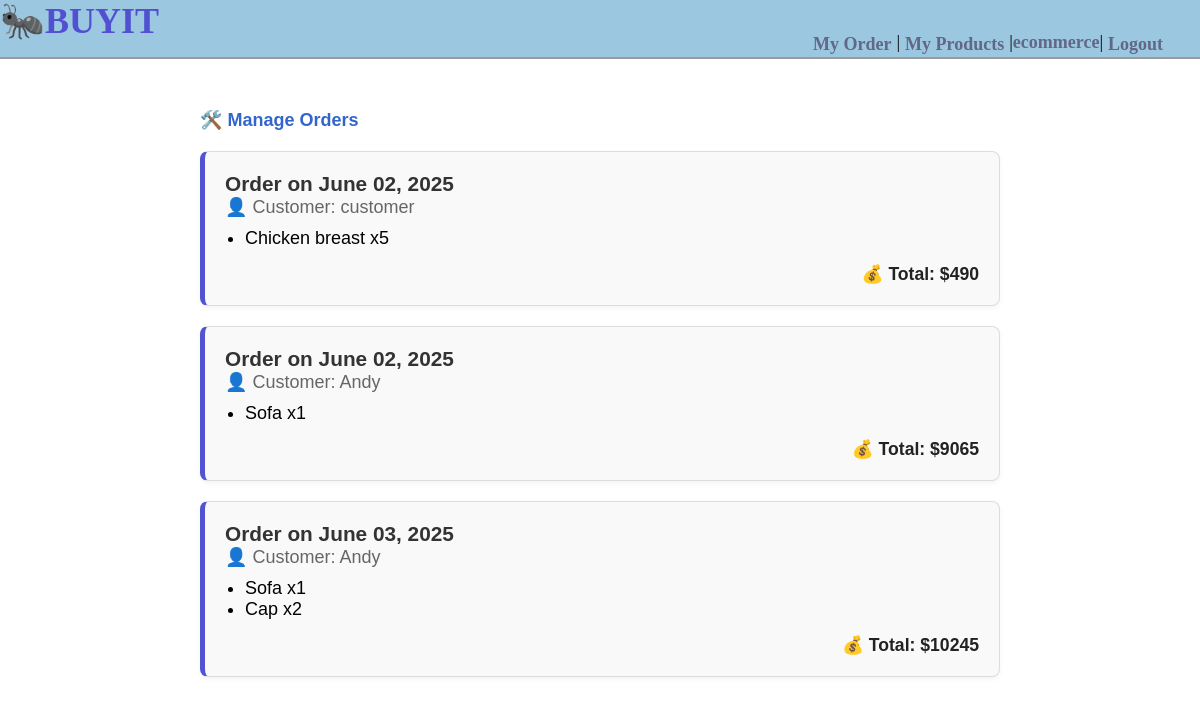
The page /order/ (signed in) on the database its author committed.
### user_system/models.py (models this page shows)
class Order(models.Model):
    order_ID = models.CharField(max_length = 255)
    products = models.CharField(max_length = 1024, blank=True)
    customer_ID = models.ForeignKey(Customer, on_delete=models.CASCADE, blank=True)
    seller_ID = models.ForeignKey(Seller, on_delete=models.CASCADE, blank=True)
    date = models.DateField(null=True, blank=True, auto_now_add=True)

### order_manage/views.py (the view)
# urls.py: path("", My_Order_View.as_view(), name="My Order"),
class My_Order_View(ListView):
    model = Order
    template_name = "my_order.html"
    context_object_name = "order_list"
    def get_context_data(self, **kwargs):
        context = super().get_context_data(**kwargs)
        user_ID = self.request.session.get('user_ID')
        display_orders = []
        for order in context['order_list']:
            if (user_ID == order.customer_ID.user_ID) or (user_ID == order.seller_ID.user_ID):
                all_product = order.products
                product_lines = []
                total = 0
                product_entries = all_product.split(',')[:-1]
                for entry in product_entries:
                    product_ID, price, quantity = entry.split('|')
                    product = get_object_or_404(Product, name=product_ID)
                    line = f"{product.name} x{quantity}"
                    product_lines.append(line)
                    total += int(price) * int(quantity)
                if 'C' in user_ID:
                    name_line = f"Seller: {order.seller_ID.user_name}"
                else:
                    name_line = f"Customer: {order.customer_ID.user_name}"
                display_orders.append({
                    "product_lines": product_lines,
                    "total": total,
                    "date": order.date,
                    "name_line": name_line
                })
        context['display_orders'] = display_orders
        return context

### templates/my_order.html
{% extends "base.html" %}
{% load static %}
{% block extra_css %}
<link rel="stylesheet" href="{% static 'css/orders.css' %}">
{% endblock %}
{% block content %}
<div class="order-wrapper">
  {% if 'S' in request.session.user_ID or 'E' in request.session.user_ID %}
    <a class="order-link" href="{% url 'Order Manager' %}">🛠️ Manage Orders</a>
  {% endif %}
  {% for order in display_orders %}
    <div class="order-card">
      <h3 class="order-header">Order on {{ order.date|date:"F d, Y" }}</h3>
      <p class="order-name">👤 {{ order.name_line }}</p>
      <ul class="order-items">
        {% for line in order.product_lines %}
          <li>{{ line }}</li>
        {% endfor %}
      </ul>
      <div class="order-total">💰 Total: ${{ order.total }}</div>
    </div>
  {% empty %}
    <p>No orders found.</p>
  {% endfor %}
</div>
{% endblock content %}

### static/css/base.css (style rules this page uses)
body { font-family: 'Source Sans 3', serif; font-size: 18px; }

### static/css/detail.css (style rules this page uses)
* { padding: 0; margin: 0; }

### static/css/orders.css (style rules this page uses)
.order-wrapper { max-width: 800px; margin: 40px auto; padding: 10px; font-family: Arial, sans-serif; }
.order-link { display: inline-block; margin-bottom: 20px; color: #3366cc; text-decoration: none; font-weight: bold; }
.order-card { background-color: #f9f9f9; border: 1px solid #ddd; border-left: 5px solid #5054d1; padding: 20px; border-radius: 8px; margin-bottom: 20px; box-shadow: 0 2px 5px rgba(0,0,0,0.05); }
.order-header { margin-top: 0; font-size: 1.3rem; color: #333; }
.order-name { color: #666; margin-bottom: 10px; }
.order-items { list-style-type: disc; padding-left: 20px; margin-bottom: 15px; }
.order-total { font-weight: bold; font-size: 1.1rem; text-align: right; color: #222; }

### rows shown on the page
Order: date "June 02, 2025"
Order: date "June 02, 2025"
Order: date "June 03, 2025"

### other values the page prints
{{ request.session.user_name }} "ecommerce"
{{ order.name_line }} "Customer: customer" "Customer: Andy" "Customer: Andy"
{{ line }} "Chicken breast x5" "Sofa x1" "Sofa x1" "Cap x2"
{{ order.total }} "490" "9065" "10245"
